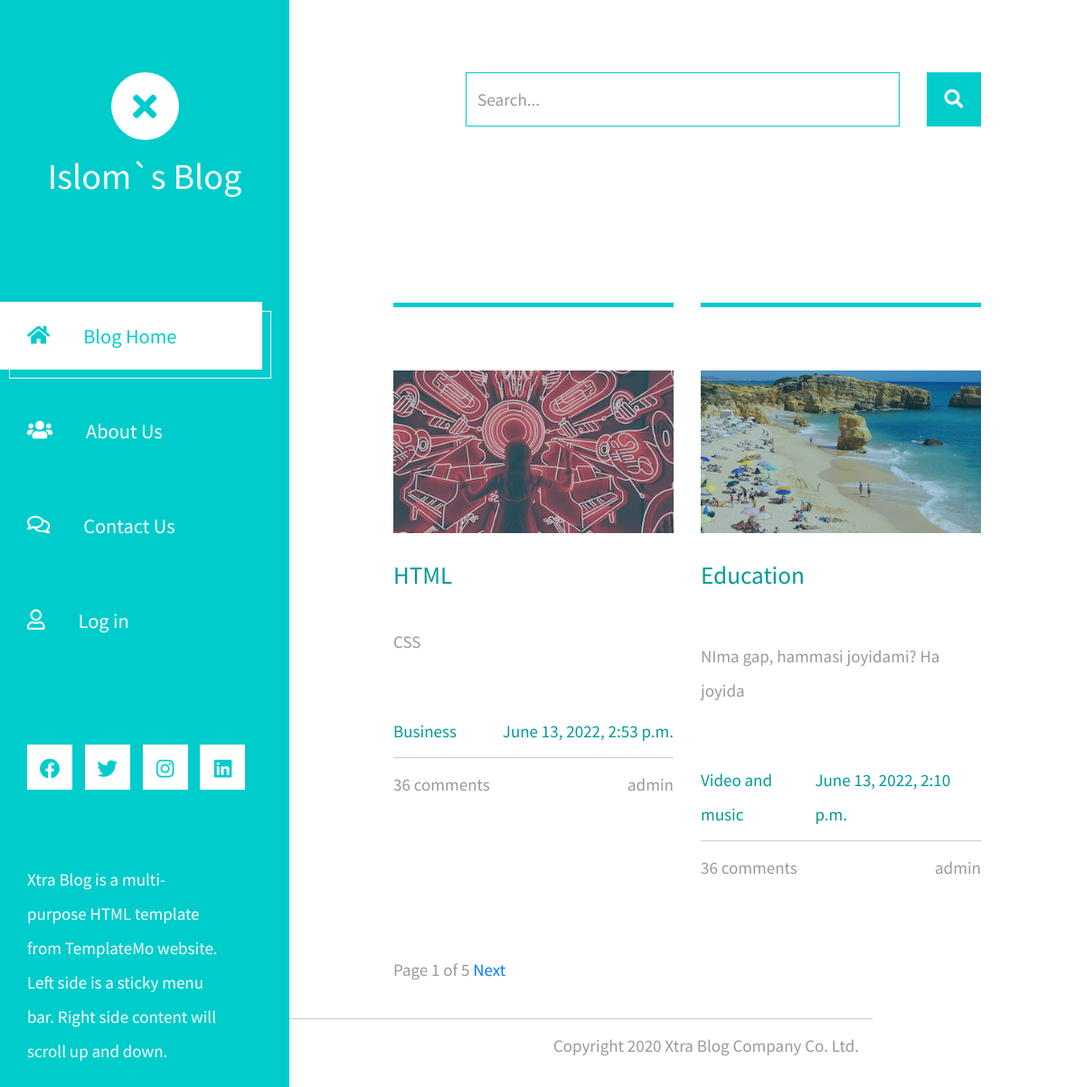
The page / on the database its author committed.
### post/models.py (models this page shows, shortened)
class Post(models.Model):
    title = models.CharField(max_length=500, null=True, blank=True)
    body = RichTextField()
    photo = models.ImageField(upload_to='photos/%Y/%m/%d/', blank=True, null=True)
    author = models.ForeignKey(User, on_delete=models.CASCADE)
    category = models.ForeignKey(Category, on_delete=models.PROTECT, blank=True, null=True)
    tag = models.ManyToManyField(Tag, blank=True)
    created_at = models.DateTimeField(auto_now_add=True)
    id = models.UUIDField(default=uuid.uuid4, unique=True, primary_key=True, editable=False)
    class Meta:
        verbose_name = 'Post'
        verbose_name_plural = 'Posts'
        ordering = ['-created_at']

class Category(models.Model):
    title = models.CharField(max_length=200, null=True, blank=True)
    id = models.UUIDField(default=uuid.uuid4, unique=True, primary_key=True, editable=False)
    def __str__(self):
        return self.title
    class Meta:
        verbose_name = 'Category'
        verbose_name_plural = 'Categories'
        ordering = ['title']

### post/views.py (the view, shortened to what this page needs)
# urls.py: path('', views.posts_list, name='posts'),
def posts_list(request):
    categories = Category.objects.all()
    q = request.GET.get('q') if request.GET.get('q') != None else ''
    posts = Post.objects.filter(Q(title__icontains=q) |
                                Q(body__icontains=q) |
                                Q(author__username__icontains=q) |
                                Q(category__title__icontains=q)
                                )
    paginator = Paginator(posts, 2)
    page = request.GET.get('page')
    try:
        posts = paginator.page(page)
    except PageNotAnInteger:
        posts = paginator.page(1)
    except EmptyPage:
        posts = paginator.page(paginator.num_pages)
    category = request.GET.get('category')
    context = {'posts': posts, 'title': 'Islom`s Blog', 'categories': categories}
    return render(request, 'post/index.html', context)

### post/templates/post/index.html
{% extends 'base.html' %}
{% load static %}
{% block content %}
<div class="container-fluid">
    <main class="tm-main">
        <div class="row tm-row">
            {% for item in posts %}
            <article class="col-12 col-md-6 tm-post">
                <hr class="tm-hr-primary">
                <a href="{% url 'post' item.id %}" class="effect-lily tm-post-link tm-pt-60">
                    <div class="tm-post-link-inner">
                        <img src="{{ item.photo.url }}" alt="Image" class="img-fluid">
                    </div>
                    <h2 class="tm-pt-30 tm-color-primary tm-post-title">{{ item.title }}</h2>
                </a>
                <p class="tm-pt-30">
                    {{ item.body|truncatewords_html:50|safe }}
                </p>
                <div class="d-flex justify-content-between tm-pt-45">
                    <span class="tm-color-primary">{{ item.category }}</span>
                    <span class="tm-color-primary">{{ item.created_at }}</span>
                </div>
                <hr>
                <div class="d-flex justify-content-between">
                    <span>36 comments</span>
                    <span>{{ item.author }}</span>
                </div>
            </article>
            {% endfor %}
        </div>
    {% include 'pagination.html' with page=posts %}
    </main>
</div>
{% endblock content %}

### rows shown on the page
Post: photo (picture), title "HTML", body "CSS", category "Business", created_at "June 13, 2022, 2:53 p.m.", author "admin"
Post: photo (picture), title "Education", body "NIma gap, hammasi joyidami? Ha joyida", category "Video and music", created_at "June 13, 2022, 2:10 p.m.", author "admin"

### other values the page prints
{{ title }} "Islom`s Blog"
{{ page.number }} "1"
{{ page.paginator.num_pages }} "5"
